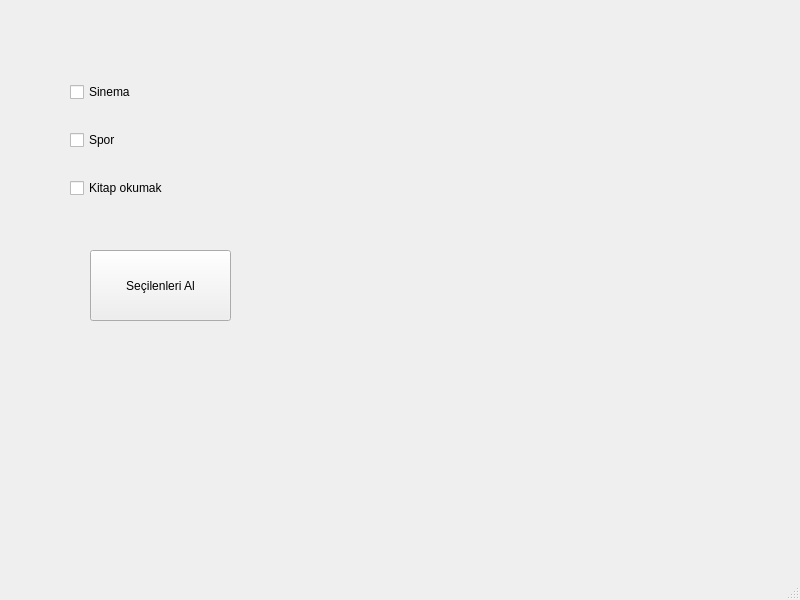
<?xml version="1.0" encoding="UTF-8"?>
<ui version="4.0">
 <class>MainWindow</class>
 <widget class="QMainWindow" name="MainWindow">
  <property name="geometry">
   <rect>
    <x>0</x>
    <y>0</y>
    <width>800</width>
    <height>600</height>
   </rect>
  </property>
  <property name="windowTitle">
   <string>MainWindow</string>
  </property>
  <widget class="QWidget" name="centralwidget">
   <widget class="QPushButton" name="btnSecilenleriAl">
    <property name="geometry">
     <rect>
      <x>90</x>
      <y>250</y>
      <width>141</width>
      <height>71</height>
     </rect>
    </property>
    <property name="text">
     <string>Seçilenleri Al</string>
    </property>
   </widget>
   <widget class="QLabel" name="lblResult">
    <property name="geometry">
     <rect>
      <x>460</x>
      <y>130</y>
      <width>161</width>
      <height>201</height>
     </rect>
    </property>
    <property name="text">
     <string/>
    </property>
   </widget>
   <widget class="QWidget" name="">
    <property name="geometry">
     <rect>
      <x>70</x>
      <y>60</y>
      <width>171</width>
      <height>161</height>
     </rect>
    </property>
    <layout class="QVBoxLayout" name="verticalLayout">
     <item>
      <widget class="QCheckBox" name="cbSinema">
       <property name="text">
        <string>Sinema</string>
       </property>
      </widget>
     </item>
     <item>
      <widget class="QCheckBox" name="cbSpor">
       <property name="text">
        <string>Spor</string>
       </property>
      </widget>
     </item>
     <item>
      <widget class="QCheckBox" name="sbKitapokumak">
       <property name="text">
        <string>Kitap okumak</string>
       </property>
      </widget>
     </item>
    </layout>
   </widget>
  </widget>
  <widget class="QMenuBar" name="menubar">
   <property name="geometry">
    <rect>
     <x>0</x>
     <y>0</y>
     <width>800</width>
     <height>26</height>
    </rect>
   </property>
  </widget>
  <widget class="QStatusBar" name="statusbar"/>
 </widget>
 <resources/>
 <connections/>
</ui>
